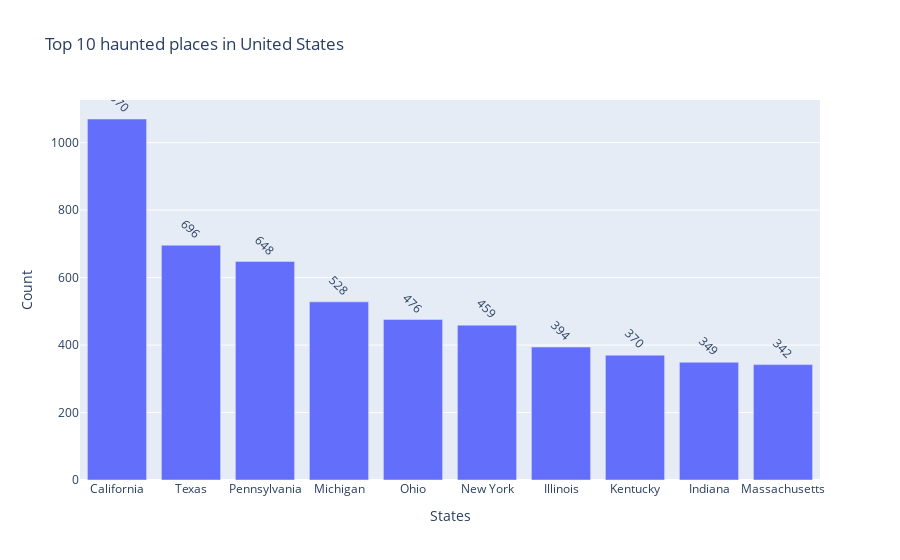

Notebook code cell kept with this figure:
### Markdown cell above
### Top 10 states that have most haunted palces iin united states

### Code cell
fig = px.bar(df, x = state_names, y = state_count, text_auto= '1',
            title= "Top 10 haunted places in United States",
            labels={'x':'States','y':'Count'}
            )
fig.update_traces(textposition = "outside", textangle = 45)
fig.show()

### Figure 1 — Plotly figure (JSON) as saved in the notebook; plotly's stock layout.template omitted (floating-point values rounded to 4 significant figures)
{"data": [{"alignmentgroup": "True", "hovertemplate": "States=%{x}<br>Count=%{y}<extra></extra>", "legendgroup": "", "marker": {"color": "#636efa", "pattern": {"shape": ""}}, "name": "", "offsetgroup": "", "orientation": "v", "showlegend": false, "textangle": 45, "textposition": "outside", "texttemplate": "%{y:1}", "type": "bar", "x": ["California", "Texas", "Pennsylvania", "Michigan", "Ohio", "New York", "Illinois", "Kentucky", "Indiana", "Massachusetts"], "xaxis": "x", "y": [1070, 696, 648, 528, 476, 459, 394, 370, 349, 342], "yaxis": "y"}], "layout": {"barmode": "relative", "legend": {"tracegroupgap": 0}, "title": {"text": "Top 10 haunted places in United States"}, "xaxis": {"anchor": "y", "domain": [0, 1], "title": {"text": "States"}}, "yaxis": {"anchor": "x", "domain": [0, 1], "title": {"text": "Count"}}}}
